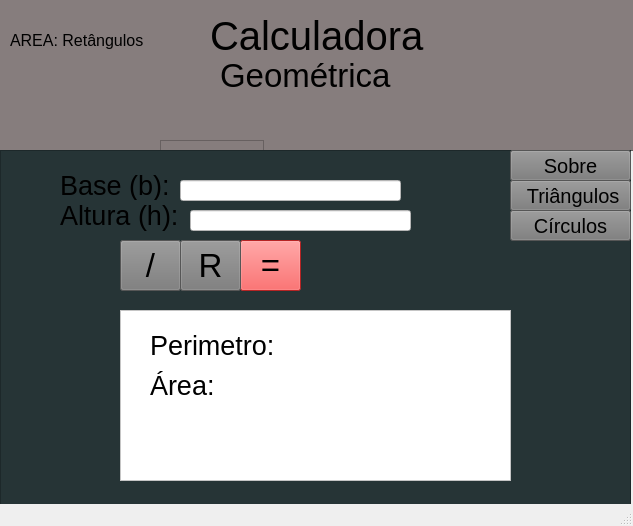
<?xml version="1.0" encoding="UTF-8"?>
<ui version="4.0">
 <class>MainWindow</class>
 <widget class="QMainWindow" name="GEO Calculadora">
  <property name="geometry">
   <rect>
    <x>0</x>
    <y>0</y>
    <width>633</width>
    <height>526</height>
   </rect>
  </property>
  <property name="windowTitle">
   <string>GEO Calculadora</string>
  </property>
  <widget class="QWidget" name="centralwidget">
   <widget class="QFrame" name="frame">
    <property name="geometry">
     <rect>
      <x>-30</x>
      <y>-10</y>
      <width>801</width>
      <height>161</height>
     </rect>
    </property>
    <property name="styleSheet">
     <string notr="true">alternate-background-color: rgb(98, 96, 95);
background-color: rgb(134, 125, 125);</string>
    </property>
    <property name="frameShape">
     <enum>QFrame::StyledPanel</enum>
    </property>
    <property name="frameShadow">
     <enum>QFrame::Raised</enum>
    </property>
    <widget class="QLabel" name="label">
     <property name="geometry">
      <rect>
       <x>240</x>
       <y>10</y>
       <width>561</width>
       <height>71</height>
      </rect>
     </property>
     <property name="font">
      <font>
       <pointsize>30</pointsize>
      </font>
     </property>
     <property name="text">
      <string>Calculadora</string>
     </property>
    </widget>
    <widget class="QLabel" name="label_2">
     <property name="geometry">
      <rect>
       <x>250</x>
       <y>70</y>
       <width>561</width>
       <height>31</height>
      </rect>
     </property>
     <property name="font">
      <font>
       <pointsize>25</pointsize>
      </font>
     </property>
     <property name="text">
      <string>Geométrica</string>
     </property>
    </widget>
    <widget class="QLabel" name="label_3">
     <property name="geometry">
      <rect>
       <x>40</x>
       <y>30</y>
       <width>141</width>
       <height>41</height>
      </rect>
     </property>
     <property name="font">
      <font>
       <pointsize>12</pointsize>
      </font>
     </property>
     <property name="text">
      <string>AREA: Retângulos</string>
     </property>
    </widget>
    <widget class="QTextEdit" name="textEdit">
     <property name="geometry">
      <rect>
       <x>190</x>
       <y>150</y>
       <width>104</width>
       <height>71</height>
      </rect>
     </property>
    </widget>
   </widget>
   <widget class="QFrame" name="frame_2">
    <property name="geometry">
     <rect>
      <x>0</x>
      <y>150</y>
      <width>631</width>
      <height>361</height>
     </rect>
    </property>
    <property name="styleSheet">
     <string notr="true">background-color: rgb(38, 52, 54);</string>
    </property>
    <property name="frameShape">
     <enum>QFrame::StyledPanel</enum>
    </property>
    <property name="frameShadow">
     <enum>QFrame::Raised</enum>
    </property>
    <widget class="QPushButton" name="pushButton">
     <property name="geometry">
      <rect>
       <x>510</x>
       <y>0</y>
       <width>121</width>
       <height>31</height>
      </rect>
     </property>
     <property name="font">
      <font>
       <pointsize>15</pointsize>
      </font>
     </property>
     <property name="styleSheet">
      <string notr="true">background-color: rgb(42, 37, 35);
background-color: rgb(121, 121, 121);</string>
     </property>
     <property name="text">
      <string>Sobre</string>
     </property>
    </widget>
    <widget class="QPushButton" name="pushButton_2">
     <property name="geometry">
      <rect>
       <x>510</x>
       <y>30</y>
       <width>121</width>
       <height>31</height>
      </rect>
     </property>
     <property name="font">
      <font>
       <pointsize>15</pointsize>
      </font>
     </property>
     <property name="styleSheet">
      <string notr="true">background-color: rgb(42, 37, 35);
background-color: rgb(121, 121, 121);</string>
     </property>
     <property name="text">
      <string> Triângulos</string>
     </property>
    </widget>
    <widget class="QPushButton" name="pushButton_3">
     <property name="geometry">
      <rect>
       <x>510</x>
       <y>60</y>
       <width>121</width>
       <height>31</height>
      </rect>
     </property>
     <property name="font">
      <font>
       <pointsize>15</pointsize>
      </font>
     </property>
     <property name="styleSheet">
      <string notr="true">background-color: rgb(42, 37, 35);
background-color: rgb(121, 121, 121);</string>
     </property>
     <property name="text">
      <string>Círculos</string>
     </property>
    </widget>
    <widget class="QFrame" name="frame_3">
     <property name="geometry">
      <rect>
       <x>120</x>
       <y>160</y>
       <width>391</width>
       <height>171</height>
      </rect>
     </property>
     <property name="styleSheet">
      <string notr="true">background-color: rgb(255, 255, 255);</string>
     </property>
     <property name="frameShape">
      <enum>QFrame::StyledPanel</enum>
     </property>
     <property name="frameShadow">
      <enum>QFrame::Raised</enum>
     </property>
     <widget class="QLabel" name="label_4">
      <property name="geometry">
       <rect>
        <x>30</x>
        <y>10</y>
        <width>311</width>
        <height>51</height>
       </rect>
      </property>
      <property name="font">
       <font>
        <pointsize>20</pointsize>
       </font>
      </property>
      <property name="text">
       <string>Perimetro:</string>
      </property>
     </widget>
     <widget class="QLabel" name="label_5">
      <property name="geometry">
       <rect>
        <x>30</x>
        <y>50</y>
        <width>311</width>
        <height>51</height>
       </rect>
      </property>
      <property name="font">
       <font>
        <pointsize>20</pointsize>
       </font>
      </property>
      <property name="text">
       <string>Área:</string>
      </property>
     </widget>
    </widget>
    <widget class="QLineEdit" name="lineEdit">
     <property name="geometry">
      <rect>
       <x>180</x>
       <y>30</y>
       <width>221</width>
       <height>21</height>
      </rect>
     </property>
     <property name="styleSheet">
      <string notr="true">background-color: rgb(255, 255, 255);</string>
     </property>
    </widget>
    <widget class="QLabel" name="label_6">
     <property name="geometry">
      <rect>
       <x>60</x>
       <y>20</y>
       <width>111</width>
       <height>31</height>
      </rect>
     </property>
     <property name="font">
      <font>
       <pointsize>20</pointsize>
      </font>
     </property>
     <property name="text">
      <string>Base (b):</string>
     </property>
    </widget>
    <widget class="QLabel" name="label_7">
     <property name="geometry">
      <rect>
       <x>60</x>
       <y>50</y>
       <width>121</width>
       <height>31</height>
      </rect>
     </property>
     <property name="font">
      <font>
       <pointsize>20</pointsize>
      </font>
     </property>
     <property name="text">
      <string>Altura (h):</string>
     </property>
    </widget>
    <widget class="QLineEdit" name="lineEdit_2">
     <property name="geometry">
      <rect>
       <x>190</x>
       <y>60</y>
       <width>221</width>
       <height>21</height>
      </rect>
     </property>
     <property name="styleSheet">
      <string notr="true">background-color: rgb(255, 255, 255);</string>
     </property>
    </widget>
    <widget class="QPushButton" name="pushButton_4">
     <property name="geometry">
      <rect>
       <x>240</x>
       <y>90</y>
       <width>61</width>
       <height>51</height>
      </rect>
     </property>
     <property name="font">
      <font>
       <pointsize>25</pointsize>
      </font>
     </property>
     <property name="styleSheet">
      <string notr="true">background-color: rgb(255, 51, 51);</string>
     </property>
     <property name="text">
      <string>=</string>
     </property>
    </widget>
    <widget class="QPushButton" name="pushButton_5">
     <property name="geometry">
      <rect>
       <x>120</x>
       <y>90</y>
       <width>61</width>
       <height>51</height>
      </rect>
     </property>
     <property name="font">
      <font>
       <pointsize>25</pointsize>
      </font>
     </property>
     <property name="styleSheet">
      <string notr="true">background-color: rgb(42, 37, 35);
background-color: rgb(255, 241, 234);
background-color: rgb(121, 121, 121);</string>
     </property>
     <property name="text">
      <string>/</string>
     </property>
    </widget>
    <widget class="QPushButton" name="pushButton_6">
     <property name="geometry">
      <rect>
       <x>180</x>
       <y>90</y>
       <width>61</width>
       <height>51</height>
      </rect>
     </property>
     <property name="font">
      <font>
       <pointsize>25</pointsize>
      </font>
     </property>
     <property name="styleSheet">
      <string notr="true">background-color: rgb(42, 37, 35);
background-color: rgb(255, 241, 234);
background-color: rgb(121, 121, 121);</string>
     </property>
     <property name="text">
      <string>R</string>
     </property>
    </widget>
   </widget>
  </widget>
  <widget class="QMenuBar" name="menubar">
   <property name="geometry">
    <rect>
     <x>0</x>
     <y>0</y>
     <width>633</width>
     <height>21</height>
    </rect>
   </property>
  </widget>
  <widget class="QStatusBar" name="statusbar"/>
 </widget>
 <resources/>
 <connections/>
</ui>
